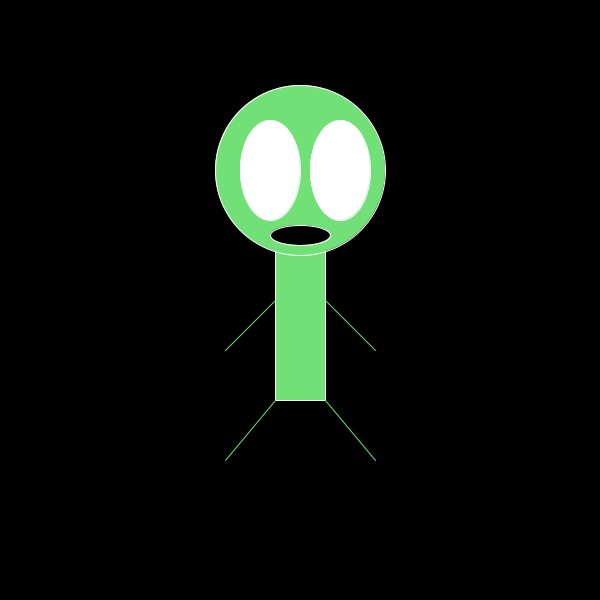
Frame 1 (no input)
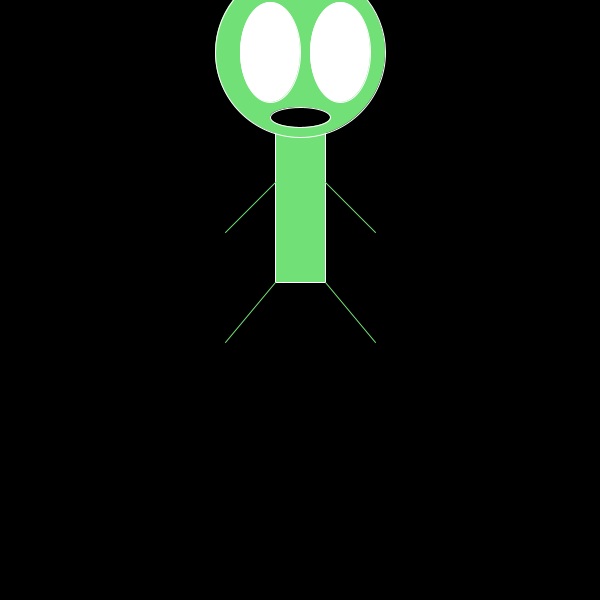
Frame 60 (the mouse pressed at the canvas centre just before this capture)
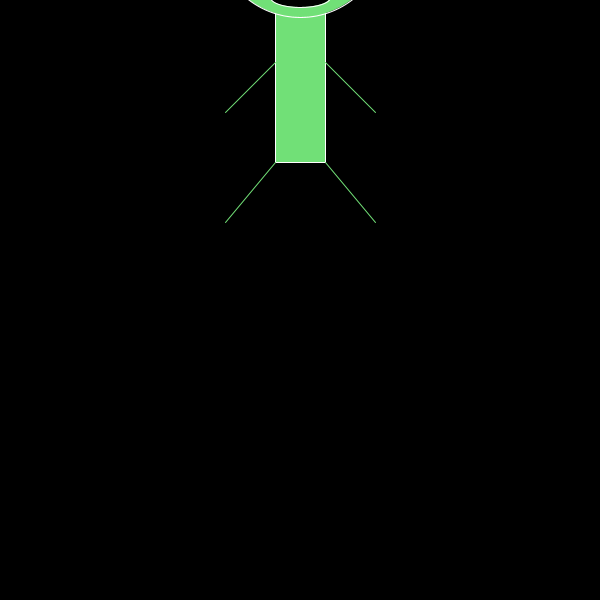
Frame 120 (the mouse held since frame 60 and released just before this capture)

The Processing sketch that drew these frames (run headless with seeded random() and noise(); from frame 60 on, the mouse is pressed at the canvas centre):

// Processing sketch: processing_181076
// ── processing_181076.pde

int headX = 300;
int headY = 170;
int leyeX = 340;
int leyeY = 170;
int reyeX = 270;
int reyeY = 170;
int mouthX = 300;
int mouthY = 235;
int bodyX = 275;
int bodyY = 200;
int rarmX = 275;
int rarmY = 300;
int larmX = 325;
int larmY = 300;
int rlegX = 275;
int rlegY = 400;
int llegX = 325;
int llegY = 400;
int rlegX2 = 225;
int rlegY2 = 460;
int llegX2 = 375;
int llegY2 = 460;
int rarmX2 = 225;
int rarmY2 = 350;
int larmX2 = 375;
int larmY2 = 350;
int change = 2;
void setup(){
size(600,600);
background(0);
}
void draw() {
  background(0);
  fill(113,224,119);
  stroke(255);
rect(bodyX,bodyY,50,200);
ellipse(headX,headY,170,170);
fill(0,0,0,100);
stroke(113,224,119);
line(rlegX,rlegY,rlegX2,rlegY2);
line(llegX,llegY,llegX2,llegY2);
fill(255);
stroke(255);
ellipse(reyeX,reyeY,60,100);
ellipse(leyeX,leyeY,60,100);
stroke(113,224,119);
line(rarmX,rarmY,rarmX2,rarmY2);
line(larmX,larmY,larmX2,larmY2);
fill(0);
stroke(255);
ellipse(mouthX,mouthY,60,20);

headX = 300;
headY = headY -change;
leyeX = 340;
leyeY = leyeY -change;
reyeX = 270;
reyeY = reyeY -change;
mouthX = 300;
mouthY = mouthY -change;
bodyX = 275;
bodyY = bodyY -change;
rarmX = 275;
rarmY = rarmY -change;
larmX = 325;
larmY = larmY -change;
rlegX = 275;
rlegY = rlegY -change;
llegY = llegY -change;
rlegY2 = rlegY2 -change;
llegY2 = llegY2 -change;
rarmY2 = rarmY2 -change;
larmY2 = larmY2 -change;
}
